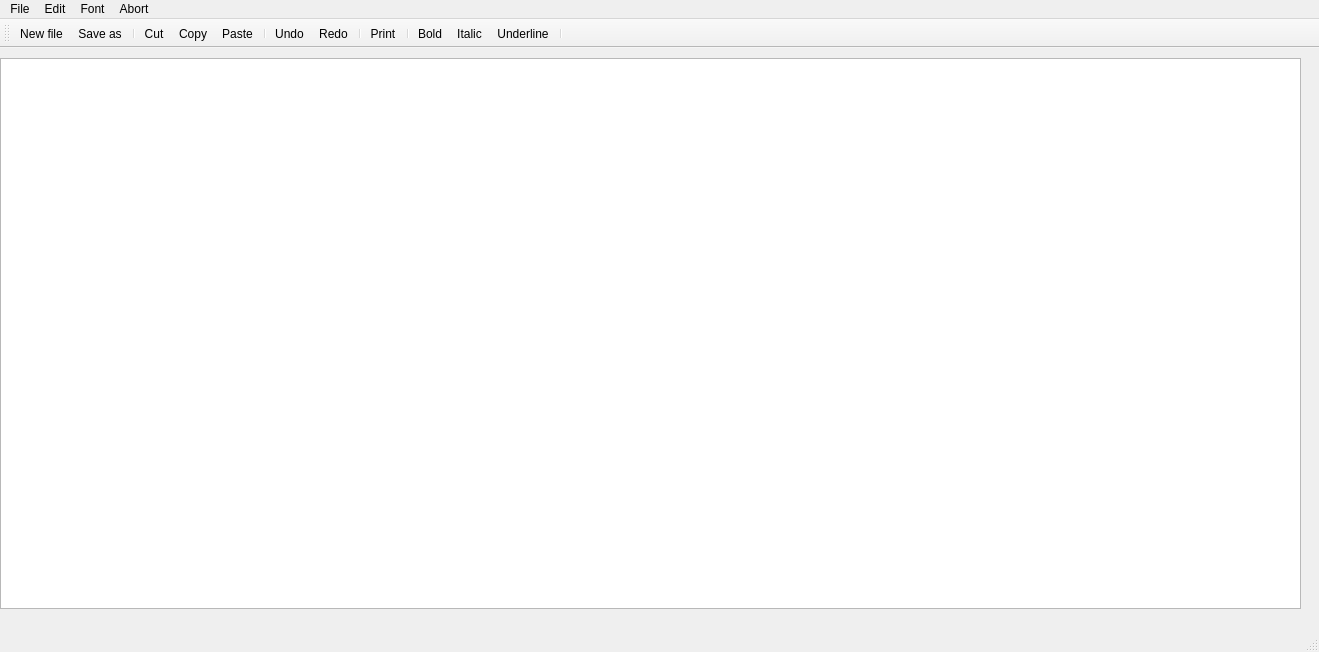
<?xml version="1.0" encoding="UTF-8"?>
<ui version="4.0">
 <class>MainWindow</class>
 <widget class="QMainWindow" name="MainWindow">
  <property name="geometry">
   <rect>
    <x>0</x>
    <y>0</y>
    <width>1319</width>
    <height>652</height>
   </rect>
  </property>
  <property name="windowTitle">
   <string>MainWindow</string>
  </property>
  <widget class="QWidget" name="centralwidget">
   <widget class="QTextEdit" name="textEdit">
    <property name="geometry">
     <rect>
      <x>0</x>
      <y>10</y>
      <width>1301</width>
      <height>551</height>
     </rect>
    </property>
   </widget>
  </widget>
  <widget class="QMenuBar" name="menubar">
   <property name="geometry">
    <rect>
     <x>0</x>
     <y>0</y>
     <width>1319</width>
     <height>25</height>
    </rect>
   </property>
   <widget class="QMenu" name="menufile">
    <property name="title">
     <string>File</string>
    </property>
    <addaction name="actionnee_file"/>
    <addaction name="actionOpen_file"/>
    <addaction name="actionSave_as"/>
    <addaction name="separator"/>
    <addaction name="actionclose_file"/>
    <addaction name="actionExit"/>
    <addaction name="separator"/>
   </widget>
   <widget class="QMenu" name="menuedit">
    <property name="title">
     <string>Edit</string>
    </property>
    <addaction name="actionCut"/>
    <addaction name="actionCopy"/>
    <addaction name="actionPaste"/>
    <addaction name="separator"/>
    <addaction name="actionUndo"/>
    <addaction name="actionRedo"/>
    <addaction name="actionPrint"/>
    <addaction name="separator"/>
   </widget>
   <widget class="QMenu" name="menuAbort">
    <property name="title">
     <string>Abort</string>
    </property>
    <addaction name="actionAbort_QT"/>
   </widget>
   <widget class="QMenu" name="menuFont">
    <property name="title">
     <string>Font</string>
    </property>
    <addaction name="actionBold"/>
    <addaction name="actionItalic"/>
    <addaction name="actionUnderlinne"/>
    <addaction name="actionSelect_font"/>
    <addaction name="separator"/>
    <addaction name="actionFont_size"/>
    <addaction name="actionFont_color"/>
   </widget>
   <addaction name="menufile"/>
   <addaction name="menuedit"/>
   <addaction name="menuFont"/>
   <addaction name="menuAbort"/>
  </widget>
  <widget class="QStatusBar" name="statusbar"/>
  <widget class="QToolBar" name="toolBar">
   <property name="windowTitle">
    <string>toolBar</string>
   </property>
   <attribute name="toolBarArea">
    <enum>TopToolBarArea</enum>
   </attribute>
   <attribute name="toolBarBreak">
    <bool>false</bool>
   </attribute>
   <addaction name="actionnee_file"/>
   <addaction name="actionSave_as"/>
   <addaction name="separator"/>
   <addaction name="actionCut"/>
   <addaction name="actionCopy"/>
   <addaction name="actionPaste"/>
   <addaction name="separator"/>
   <addaction name="actionUndo"/>
   <addaction name="actionRedo"/>
   <addaction name="separator"/>
   <addaction name="actionPrint"/>
   <addaction name="separator"/>
   <addaction name="actionBold"/>
   <addaction name="actionItalic"/>
   <addaction name="actionUnderlinne"/>
   <addaction name="separator"/>
  </widget>
  <action name="actionnee_file">
   <property name="icon">
    <iconset resource="resourses.qrc">
     <normaloff>:/images/newfile.jpg</normaloff>:/images/newfile.jpg</iconset>
   </property>
   <property name="text">
    <string>New file</string>
   </property>
  </action>
  <action name="actionOpen_file">
   <property name="icon">
    <iconset resource="resourses.qrc">
     <normaloff>:/images/open-file-icon.png</normaloff>:/images/open-file-icon.png</iconset>
   </property>
   <property name="text">
    <string>Open file</string>
   </property>
  </action>
  <action name="actionSave_as">
   <property name="icon">
    <iconset resource="resourses.qrc">
     <normaloff>:/images/saveas.png</normaloff>:/images/saveas.png</iconset>
   </property>
   <property name="text">
    <string>Save as</string>
   </property>
  </action>
  <action name="actionclose_file">
   <property name="icon">
    <iconset resource="resourses.qrc">
     <normaloff>:/images/close.png</normaloff>:/images/close.png</iconset>
   </property>
   <property name="text">
    <string>Close file</string>
   </property>
  </action>
  <action name="actionExit">
   <property name="icon">
    <iconset resource="resourses.qrc">
     <normaloff>:/images/exit.jpg</normaloff>:/images/exit.jpg</iconset>
   </property>
   <property name="text">
    <string>Exit</string>
   </property>
  </action>
  <action name="actionCut">
   <property name="icon">
    <iconset resource="resourses.qrc">
     <normaloff>:/images/cut.png</normaloff>:/images/cut.png</iconset>
   </property>
   <property name="text">
    <string>Cut</string>
   </property>
  </action>
  <action name="actionCopy">
   <property name="icon">
    <iconset resource="resourses.qrc">
     <normaloff>:/images/copy.png</normaloff>:/images/copy.png</iconset>
   </property>
   <property name="text">
    <string>Copy</string>
   </property>
  </action>
  <action name="actionPaste">
   <property name="icon">
    <iconset resource="resourses.qrc">
     <normaloff>:/images/clipboard_paste.png</normaloff>:/images/clipboard_paste.png</iconset>
   </property>
   <property name="text">
    <string>Paste</string>
   </property>
  </action>
  <action name="actionUndo">
   <property name="icon">
    <iconset resource="resourses.qrc">
     <normaloff>:/images/undo.jpg</normaloff>:/images/undo.jpg</iconset>
   </property>
   <property name="text">
    <string>Undo</string>
   </property>
  </action>
  <action name="actionRedo">
   <property name="icon">
    <iconset resource="resourses.qrc">
     <normaloff>:/images/redo.png</normaloff>:/images/redo.png</iconset>
   </property>
   <property name="text">
    <string>Redo</string>
   </property>
  </action>
  <action name="actionPrint">
   <property name="icon">
    <iconset resource="resourses.qrc">
     <normaloff>:/images/print.png</normaloff>:/images/print.png</iconset>
   </property>
   <property name="text">
    <string>Print</string>
   </property>
  </action>
  <action name="actionAbort_QT">
   <property name="text">
    <string>Abort QT</string>
   </property>
  </action>
  <action name="actionBold">
   <property name="icon">
    <iconset resource="resourses.qrc">
     <normaloff>:/images/bold.png</normaloff>:/images/bold.png</iconset>
   </property>
   <property name="text">
    <string>Bold</string>
   </property>
  </action>
  <action name="actionItalic">
   <property name="icon">
    <iconset resource="resourses.qrc">
     <normaloff>:/images/italic.png</normaloff>:/images/italic.png</iconset>
   </property>
   <property name="text">
    <string>Italic</string>
   </property>
  </action>
  <action name="actionUnderlinne">
   <property name="icon">
    <iconset resource="resourses.qrc">
     <normaloff>:/images/underline.jpg</normaloff>:/images/underline.jpg</iconset>
   </property>
   <property name="text">
    <string>Underline</string>
   </property>
  </action>
  <action name="actionFont_size">
   <property name="icon">
    <iconset resource="resourses.qrc">
     <normaloff>:/images/fontsize.jpg</normaloff>:/images/fontsize.jpg</iconset>
   </property>
   <property name="text">
    <string>Font size</string>
   </property>
  </action>
  <action name="actionFont_color">
   <property name="icon">
    <iconset resource="resourses.qrc">
     <normaloff>:/images/Font-color-icon.png</normaloff>:/images/Font-color-icon.png</iconset>
   </property>
   <property name="text">
    <string>Font color</string>
   </property>
  </action>
  <action name="actionSelect_font">
   <property name="icon">
    <iconset resource="resourses.qrc">
     <normaloff>:/images/Font-color-icon.png</normaloff>:/images/Font-color-icon.png</iconset>
   </property>
   <property name="text">
    <string>Select font</string>
   </property>
  </action>
 </widget>
 <resources>
  <include location="resourses.qrc"/>
 </resources>
 <connections/>
</ui>
